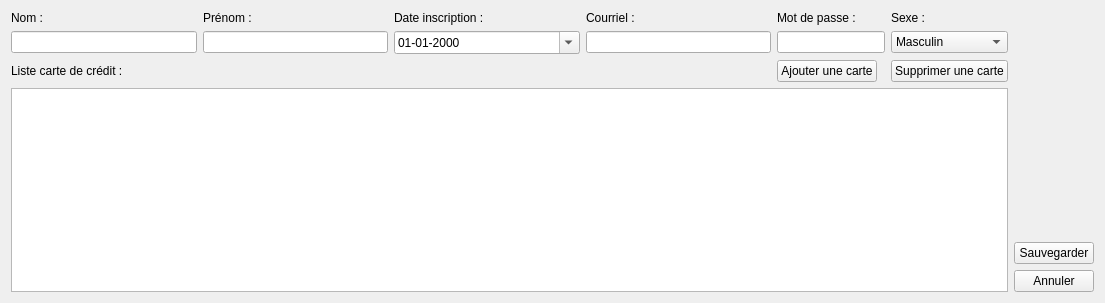
<?xml version="1.0" encoding="UTF-8"?>
<ui version="4.0">
 <class>Form</class>
 <widget class="QWidget" name="Form">
  <property name="geometry">
   <rect>
    <x>0</x>
    <y>0</y>
    <width>1105</width>
    <height>303</height>
   </rect>
  </property>
  <property name="windowTitle">
   <string>Form</string>
  </property>
  <layout class="QGridLayout" name="gridLayout_2">
   <item row="0" column="0">
    <layout class="QGridLayout" name="gridLayout">
     <item row="2" column="2">
      <spacer name="horizontalSpacer">
       <property name="orientation">
        <enum>Qt::Horizontal</enum>
       </property>
       <property name="sizeHint" stdset="0">
        <size>
         <width>40</width>
         <height>20</height>
        </size>
       </property>
      </spacer>
     </item>
     <item row="0" column="1">
      <widget class="QLabel" name="label_3">
       <property name="text">
        <string>Prénom :</string>
       </property>
      </widget>
     </item>
     <item row="1" column="2">
      <widget class="QDateEdit" name="dateEdit">
       <property name="displayFormat">
        <string>dd-MM-yyyy</string>
       </property>
       <property name="calendarPopup">
        <bool>true</bool>
       </property>
      </widget>
     </item>
     <item row="0" column="2">
      <widget class="QLabel" name="label_5">
       <property name="text">
        <string>Date inscription :</string>
       </property>
      </widget>
     </item>
     <item row="0" column="6">
      <widget class="QLabel" name="label_4">
       <property name="text">
        <string>Sexe :</string>
       </property>
      </widget>
     </item>
     <item row="1" column="1">
      <widget class="QLineEdit" name="lineEdit_2"/>
     </item>
     <item row="0" column="4">
      <widget class="QLabel" name="label_7">
       <property name="text">
        <string>Mot de passe :</string>
       </property>
      </widget>
     </item>
     <item row="0" column="0">
      <widget class="QLabel" name="label_2">
       <property name="text">
        <string>Nom :</string>
       </property>
      </widget>
     </item>
     <item row="1" column="0">
      <widget class="QLineEdit" name="lineEdit"/>
     </item>
     <item row="1" column="6">
      <widget class="QComboBox" name="comboBox">
       <item>
        <property name="text">
         <string>Masculin</string>
        </property>
       </item>
       <item>
        <property name="text">
         <string>Féminin</string>
        </property>
       </item>
       <item>
        <property name="text">
         <string>Non défini</string>
        </property>
       </item>
      </widget>
     </item>
     <item row="1" column="4" colspan="2">
      <widget class="QLineEdit" name="lineEdit_5"/>
     </item>
     <item row="2" column="0">
      <widget class="QLabel" name="label">
       <property name="text">
        <string>Liste carte de crédit :</string>
       </property>
      </widget>
     </item>
     <item row="0" column="3">
      <widget class="QLabel" name="label_6">
       <property name="text">
        <string>Courriel :</string>
       </property>
      </widget>
     </item>
     <item row="1" column="3">
      <widget class="QLineEdit" name="lineEdit_3"/>
     </item>
     <item row="2" column="6">
      <widget class="QPushButton" name="pushButton_4">
       <property name="text">
        <string>Supprimer une carte</string>
       </property>
      </widget>
     </item>
     <item row="2" column="4">
      <widget class="QPushButton" name="pushButton_3">
       <property name="text">
        <string>Ajouter une carte</string>
       </property>
      </widget>
     </item>
    </layout>
   </item>
   <item row="1" column="0">
    <widget class="QListWidget" name="listWidget"/>
   </item>
   <item row="1" column="1">
    <layout class="QVBoxLayout" name="verticalLayout">
     <item>
      <spacer name="verticalSpacer">
       <property name="orientation">
        <enum>Qt::Vertical</enum>
       </property>
       <property name="sizeHint" stdset="0">
        <size>
         <width>20</width>
         <height>40</height>
        </size>
       </property>
      </spacer>
     </item>
     <item>
      <widget class="QPushButton" name="pushButton">
       <property name="text">
        <string>Sauvegarder</string>
       </property>
      </widget>
     </item>
     <item>
      <widget class="QPushButton" name="pushButton_2">
       <property name="text">
        <string>Annuler</string>
       </property>
      </widget>
     </item>
    </layout>
   </item>
  </layout>
 </widget>
 <resources/>
 <connections/>
</ui>
